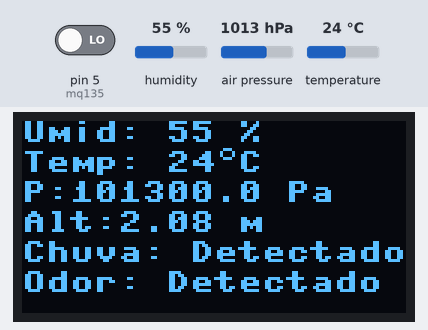
Simulated run of this program. Board: MicroPython board. Shown: 128×64 one-colour display. Inputs (shaded band) come from the test bench; at power-on: pin 5 (mq135) LOW, humidity 55 %, air pressure 1013 hPa, temperature 24 °C. The clock reads 2024-03-15 10:24:30 at power-on unless the program sets it; what the program prints to the serial console is not drawn.

Above: at 1.2 s.
1.3 s: pin 5 (mq135) driven HIGH
At 11.3 s:
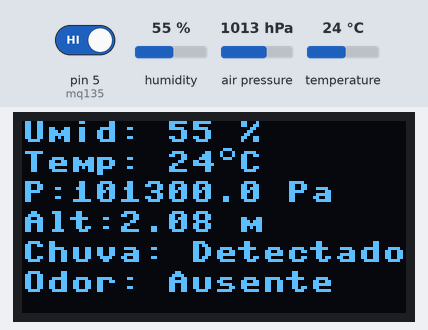
11.6 s: humidity set to 22 %
At 20.7 s:
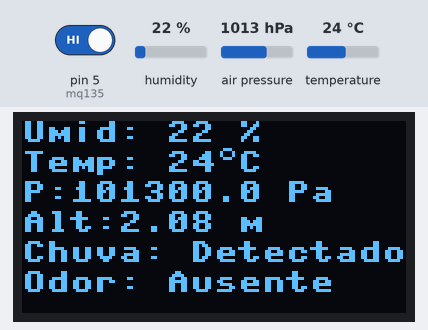
21.6 s: air pressure set to 952 hPa
At 31.3 s:
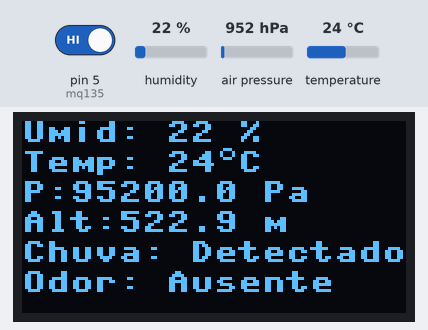
31.7 s: temperature set to 12 °C
At 40.7 s:
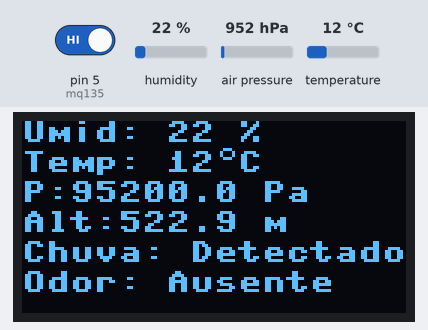
41.7 s: air pressure set to 975 hPa
At 51.3 s:
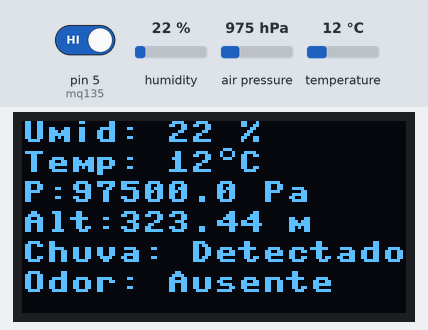
51.8 s: pin 5 (mq135) driven LOW
At 60.8 s:
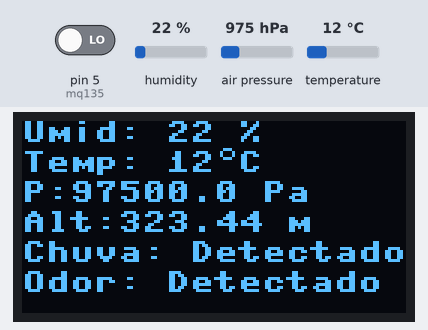
Timing chart, 0 to 62.3 s (numbered marks = the images above; inputs shaded):
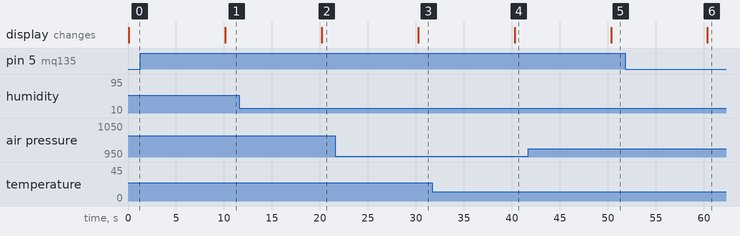

Measured:
- after the input at 1.3 s, the display: changes after 8.8 s (image 1)
- after the input at 11.6 s, the display: changes after 8.6 s (image 2)
- after the input at 21.6 s, the display: changes after 8.6 s (image 3)
- after the input at 31.7 s, the display: changes after 8.6 s (image 4)
- after the input at 41.7 s, the display: changes after 8.6 s (image 5)
- after the input at 51.8 s, the display: changes after 8.6 s (image 6)

The program:

estacao.py
```python
from machine import Pin, SoftI2C
from bmp180 import BMP180
import ssd1306, dht, framebuf, time

# atribuição de pinos da Franzininho
i2c = SoftI2C(scl=Pin(9), sda=Pin(8))

# configurando display
oled_width = 128
oled_height = 64
oled = ssd1306.SSD1306_I2C(oled_width, oled_height, i2c)

# criando simbolo para representar graus no display
degree = bytearray([0x00, 0x0e, 0x11, 0x11, 0x0e, 0x00, 0x00, 0x00])
fb = framebuf.FrameBuffer(degree, 8, 8, framebuf.MONO_HLSB)

#configurando sensor de chuva
sensor_chuva= Pin(2, Pin.IN)

# configurando DHT
d = dht.DHT11(Pin(15))

# configurando BMP180
bmp180 = BMP180(i2c)
bmp180.oversample_sett = 2
bmp180.baseline = 101325

# configurando pino do MQ135
mq135= Pin(5,Pin.IN)

while True:
    # coletando dados de umidade e temperatura
    d.measure()
    temperatura = d.temperature() # em °C
    umidade= d.humidity() # em %

    temperatura_str="Temp: "+str(temperatura)
    umidade_str="Umid: "+str(umidade)+" %"

    #coletando pressão e altitude
    p = round(bmp180.pressure, 2)
    alt = round(bmp180.altitude, 2)

    pressao_str="P:"+str(p)+" Pa"
    altitude_str="Alt:"+str(alt)+" m"

    #coletando data e hora atual
    current_time = time.localtime()
    formatted_time = "{:02d}/{:02d}/{} {:02d}:{:02d}".format(current_time[2], current_time[1], current_time[0], current_time[3], current_time[4])
    print(formatted_time)

    # limpa display
    oled.fill(0)

    # exibição no display
    oled.text(umidade_str, 0, 0)
    oled.framebuf.blit(fb, 63, 8)
    oled.text(temperatura_str+ " " + "C", 0, 10)

    oled.text(pressao_str, 0, 20)
    oled.text(altitude_str, 0, 30)
    if sensor_chuva.value():
        oled.text("Chuva: Ausente", 0, 40)
    else:
        oled.text("Chuva: Detectado", 0, 40)

    if mq135.value() == 1:
        oled.text("Odor: Ausente", 0, 50)

    else:
        oled.text("Odor: Detectado", 0, 50)

    oled.show()
    time.sleep(10)
```
